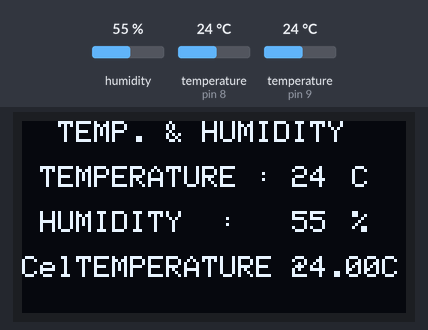
Bench run of a sketch on a simulated Arduino Uno, built with avr-gcc and run on an emulated ATmega328P. Parts: 128×64 one-colour display. The inputs (shaded band) are chosen by the test bench; at power-on: humidity 55 %, temperature (sensors on pin 9, pin 8) 24 °C. What the sketch prints to the serial monitor is not drawn.

Above: at 2.4 s.
2.5 s: humidity set to 22 %
At 4.3 s:
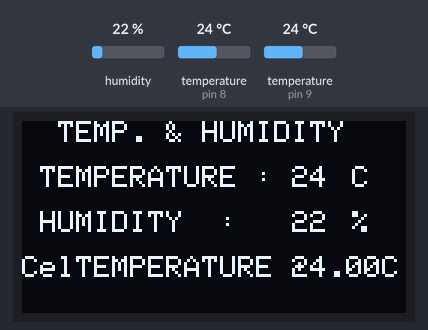
4.8 s: temperature (sensor on pin 9) set to 12 °C
At 6.0 s:
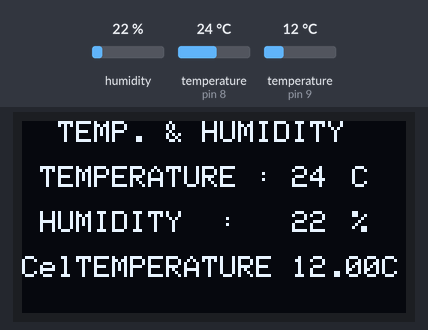
6.4 s: temperature (sensor on pin 8) set to 12 °C
At 7.7 s:
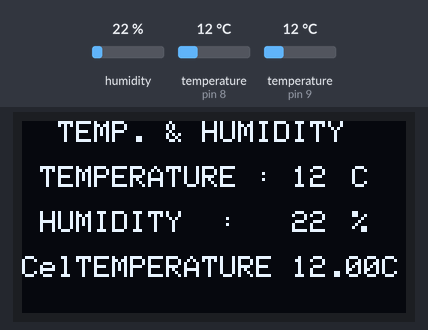
8.1 s: temperature (sensor on pin 9) set to 19 °C
9.7 s: humidity set to 40 %
At 11.1 s:
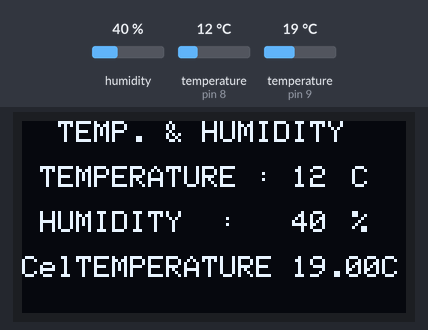
11.4 s: temperature (sensor on pin 8) set to 19 °C
Timing chart, 0 to 14.0 s (numbered marks = the images above; inputs shaded):
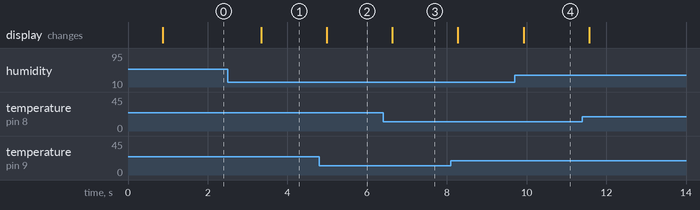

Measured:
- after the input at 2.5 s, the display: changes after 0.84 s (image 1)
- after the input at 4.8 s, the display: changes after 0.18 s (image 2)
- after the input at 6.4 s, the display: changes after 0.23 s (image 3)
- after the input at 9.7 s, the display: changes after 0.22 s (image 4)

The sketch:

Oled_DHT_Dallas_Final.ino
```cpp
#include <SPI.h>
 #include <Wire.h>
 #include <Adafruit_GFX.h>
 #include <Adafruit_SSD1306.h>
 #include <SimpleDHT.h>
 #include <OneWire.h>
#include <DallasTemperature.h>

 //   for DHT11,
 //   VCC: 5V or 3V
 //   GND: GND
 //   DATA: 2
 int pinDHT11 = 8;
 SimpleDHT11 dht11(pinDHT11);
 #define ONE_WIRE_BUS 9
 #define screen_width 128 // OLED display width, in pixels
 #define screen_height 64 // OLED display height, in pixels
 #define OLED_RESET 4
 Adafruit_SSD1306 display(screen_width, screen_height);

 OneWire oneWire(ONE_WIRE_BUS);

// Pass our oneWire reference to Dallas Temperature sensor
DallasTemperature sensors(&oneWire);

 void setup ()
 {
  Serial.begin(9600);
  // Start up the library
  sensors.begin();
   Serial.println("TEMPERATURE AND HUMIDITY");
  display.begin(SSD1306_SWITCHCAPVCC, 0x3C);
  display.clearDisplay();
 }
 void loop ()
 {
  byte temperature = 0;
  byte humidity = 0;
  int err = SimpleDHTErrSuccess;
  sensors.requestTemperatures();
  if ((err = dht11.read(&temperature, &humidity, NULL)) != SimpleDHTErrSuccess) {
   Serial.print("Read DHT11 failed, err="); Serial.println(err);delay(1000);
   return;
  }
  Serial.print((int)temperature); Serial.print(" *C, ");
  Serial.print((int)humidity); Serial.println(" H");
  // DHT11 sampling rate is 1HZ.
   display.clearDisplay();
   display.setTextSize(1);
   display.setTextColor(SSD1306_WHITE);
   display.setCursor(0, 0);
   display.print("  TEMP. & HUMIDITY");
   display.setCursor(0, 15);
   display.print(" TEMPERATURE : ");
   display.setCursor(90, 15);
   display.print((int)temperature);
   display.setCursor(110, 15);
   display.print("C");
   display.setCursor(0, 30);
   display.print(" HUMIDITY  : ");
   display.setCursor(90, 30);
   display.print((int)humidity);
    display.setCursor(110, 30);
   display.print("%");
    display.setCursor(0, 45);
   display.print("CelTEMPERATURE : ");
   display.setCursor(90, 45);
   display.print(sensors.getTempCByIndex(0));
   display.setCursor(120, 45);
   display.print("C");
   display.display();
 }
```
